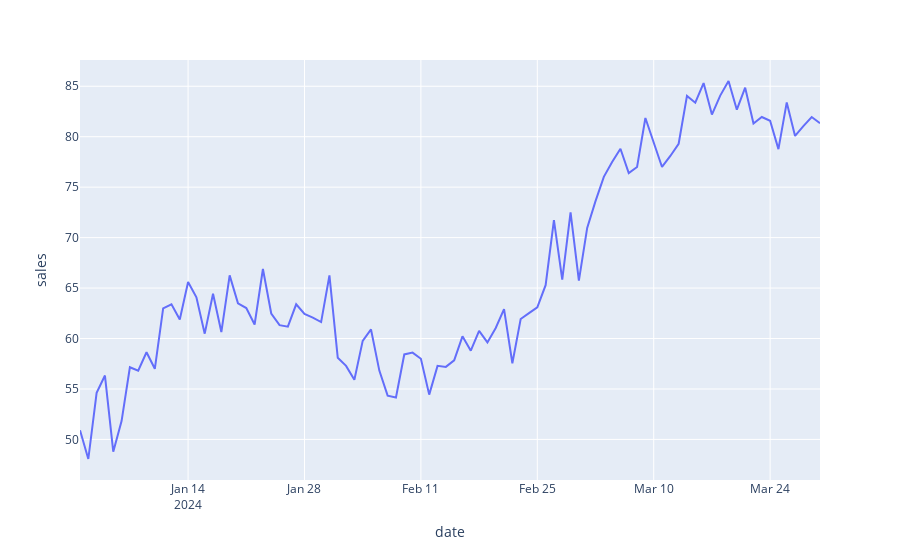

This figure's notebook cell:
### Markdown cell above
Problem_10

### Code cell
fig = px.line(sales,x = "date",y = "sales")
fig.show()
